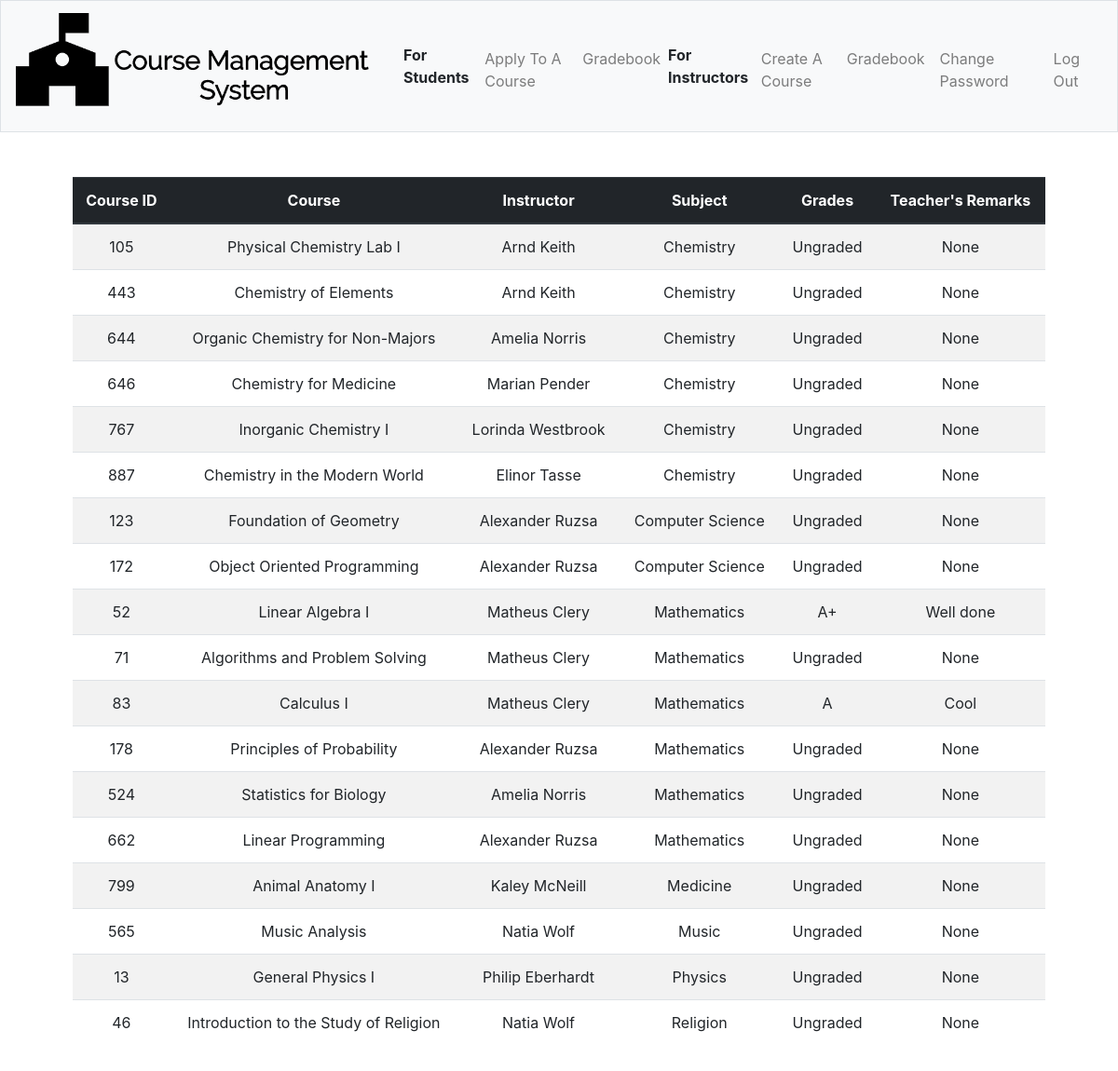
The app's page /studentgrade (signed in) with its own data.
### tables this page shows
CREATE TABLE 'grades' ('student_id' integer, 'course_id' integer, 'instructor_id' integer, 'grade' INTEGER DEFAULT 'Ungraded', 'notes' text DEFAULT 'None');

CREATE TABLE 'courses' ('id' integer PRIMARY KEY NOT NULL, 'instructor' text, 'name' text, 'total' INTEGER, 'subject' text, 'price' integer DEFAULT 650, 'level' text);

### application.py (the view)
@app.route("/studentgrade")
@login_required
def studentgrade():
    if request.method =="GET":
        usertype = db.execute("SELECT type FROM users WHERE id = :user_id",
                            user_id = session["user_id"])[0]["type"]
        if usertype == "a student":
            courses =   db.execute("SELECT * FROM courses JOIN grades ON courses.id = grades.course_id WHERE grades.student_id = :user_id ORDER BY subject",
                        user_id = session["user_id"])
            return render_template("studentgrade.html", courses = courses)
        elif usertype == "an instructor":
            return apology("This page is for students only", 400)

### application.py (called while the page is built)
@app.after_request
def after_request(response):
    response.headers["Cache-Control"] = "no-cache, no-store, must-revalidate"
    response.headers["Expires"] = 0
    response.headers["Pragma"] = "no-cache"
    return response

### helpers.py (called while the page is built)
def login_required(f):
    @wraps(f)
    def decorated_function(*args, **kwargs):
        if session.get("user_id") is None:
            return redirect("/login")
        return f(*args, **kwargs)
    return decorated_function

### templates/studentgrade.html (shortened to what this page needs)
{% extends "layout.html" %}
{% block main %}
<table class="table table-striped">
        <thead class="thead-dark">
            <tr>
                <th>Course ID</th>
                <th>Course</th>
                <th>Instructor</th>
                <th>Subject</th>
                <th>Grades</th>
                <th>Teacher's Remarks</th>
            </tr>
        </thead>
         <tbody>
                {% for row in courses %}
                <tr>
                    <td>{{row["id"]}}</td>
                    <td>{{row["name"]}}</td>
                    <td>{{row["instructor"]}}</td>
                    <td>{{row["subject"]}}</td>
                    <td> {{row["grade"]}}</td>
                    <td> {{row["notes"]}}</td>
                </tr>
                {% endfor %}
        </tbody>
    </table>
{% endblock %}

### records on screen
grades: id "105", name "Physical Chemistry Lab I", instructor "Arnd Keith", subject "Chemistry", grade "Ungraded", notes "None"
grades: id "443", name "Chemistry of Elements", instructor "Arnd Keith", subject "Chemistry", grade "Ungraded", notes "None"
grades: id "644", name "Organic Chemistry for Non-Majors", instructor "Amelia Norris", subject "Chemistry", grade "Ungraded", notes "None"
grades: id "646", name "Chemistry for Medicine", instructor "Marian Pender", subject "Chemistry", grade "Ungraded", notes "None"
grades: id "767", name "Inorganic Chemistry I", instructor "Lorinda Westbrook", subject "Chemistry", grade "Ungraded", notes "None"
grades: id "887", name "Chemistry in the Modern World", instructor "Elinor Tasse", subject "Chemistry", grade "Ungraded", notes "None"
grades: id "123", name "Foundation of Geometry", instructor "Alexander Ruzsa", subject "Computer Science", grade "Ungraded", notes "None"
grades: id "172", name "Object Oriented Programming", instructor "Alexander Ruzsa", subject "Computer Science", grade "Ungraded", notes "None"
grades: id "52", name "Linear Algebra I", instructor "Matheus Clery", subject "Mathematics", grade "A+", notes "Well done"
grades: id "71", name "Algorithms and Problem Solving", instructor "Matheus Clery", subject "Mathematics", grade "Ungraded", notes "None"
grades: id "83", name "Calculus I", instructor "Matheus Clery", subject "Mathematics", grade "A", notes "Cool"
grades: id "178", name "Principles of Probability", instructor "Alexander Ruzsa", subject "Mathematics", grade "Ungraded", notes "None"
grades: id "524", name "Statistics for Biology", instructor "Amelia Norris", subject "Mathematics", grade "Ungraded", notes "None"
grades: id "662", name "Linear Programming", instructor "Alexander Ruzsa", subject "Mathematics", grade "Ungraded", notes "None"
grades: id "799", name "Animal Anatomy I", instructor "Kaley McNeill", subject "Medicine", grade "Ungraded", notes "None"
grades: id "565", name "Music Analysis", instructor "Natia Wolf", subject "Music", grade "Ungraded", notes "None"
grades: id "13", name "General Physics I", instructor "Philip Eberhardt", subject "Physics", grade "Ungraded", notes "None"
grades: id "46", name "Introduction to the Study of Religion", instructor "Natia Wolf", subject "Religion", grade "Ungraded", notes "None"
